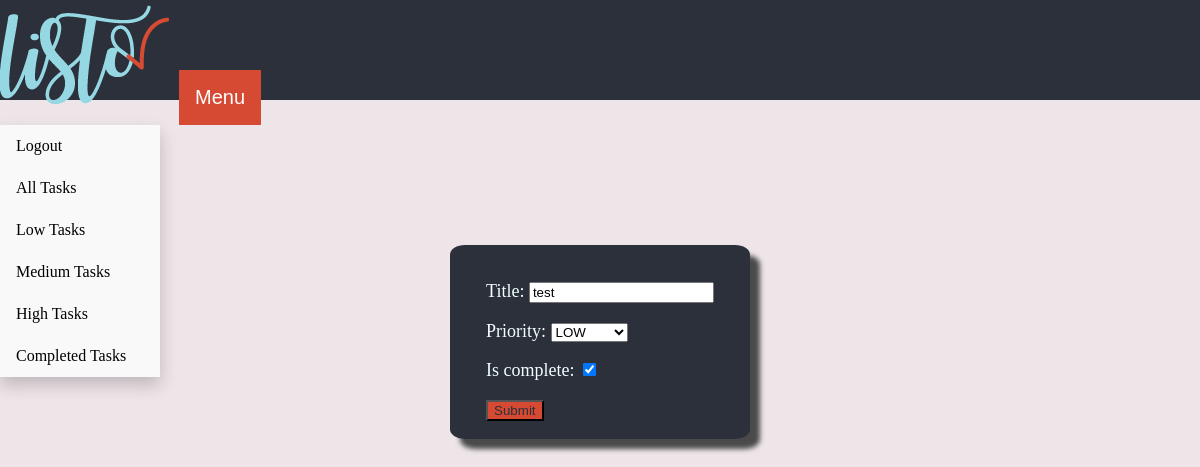
Page /task-update/25/ (signed in) on the committed database.
### todolist/models.py (models this page shows, shortened)
class Task(models.Model):
    user = models.ForeignKey(User, on_delete=models.CASCADE, null=True, blank=True)
    title = models.CharField(max_length=200)
    is_complete = models.BooleanField(default=False)
    priority = models.CharField(max_length=50, choices=PRIORITY_CHOICES, default="low")
    created = models.DateTimeField(auto_now_add=True)
    class Meta:
        order_with_respect_to = "user"

### todolist/views.py (the view)
# urls.py: path("task-update/<int:pk>/", TaskUpdate.as_view(), name="update_task"),
class TaskUpdate(LoginRequiredMixin, UpdateView):
    model = Task
    template_name = "task_form.html"
    fields = ["title", "priority", "is_complete"]
    success_url = reverse_lazy("all_tasks")

### todolist/templates/task_form.html
{% extends 'base.html' %} {% block content %}
<div class="login">
  <form method="POST" action="">
    {% csrf_token %} {{form.as_p}}
    <input class="button" type="submit" value="Submit" />
  </form>
</div>
{% endblock content %}

### todolist/static/styles.css (style rules this page uses)
body { margin: auto; width: 100%; height: 100%; background-color: #EEE5E9; }
.login { width: fit-content; padding: 1em; margin: auto; border: 10px #92DCE5; background-color: #2B303A; color: #000000; font-size: large; border-radius: 5%; box-shadow: 10px 10px 5px rgb(74, 74, 74); color: azure; padding-left: 2em; padding-right: 2em; }
.button { width: fit-content; background-color: #D64933; color: #2B303A; }

### rows in the picture
Task: title "test", priority "LOW", is_complete "☑"
